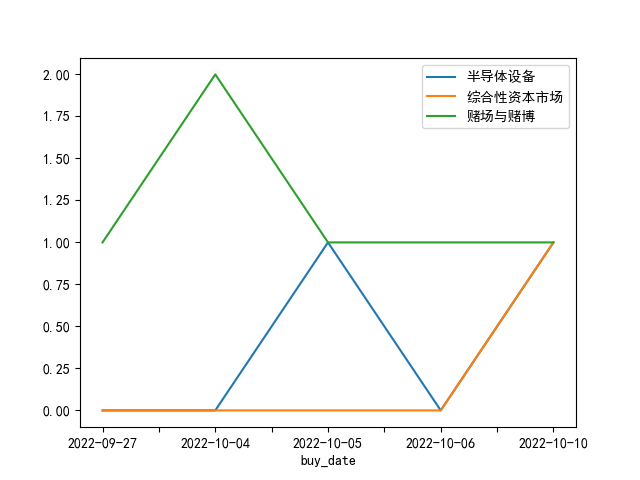

This figure's Python source:
from numpy import size
from pyspark.sql import SparkSession
import pandas as pd
import matplotlib.pyplot as plt
from matplotlib.pylab import mpl
import matplotlib.font_manager as fm
from utility.MyEmail import MyEmail

mpl.rcParams["font.sans-serif"] = ["SimHei"]  # 用来正常显示中文标签

# Create SparkSession
spark = SparkSession.builder.master("local[1]").appName("SparkTest").getOrCreate()
df = spark.read.csv("./usstockinfo/position_20221010.csv", header=True)
df.createOrReplaceTempView("temp")
sqlDF = spark.sql(
    "select buy_date, industry, count(*) as cnt from temp group by buy_date, industry"
)
sqlDF.createOrReplaceTempView("temp_latest")
sqlDF1 = spark.sql(
    "select * from temp_latest where buy_date = (select max(buy_date) from temp_latest) order by cnt desc limit 3"
)
sqlDF1.createOrReplaceTempView("temp_lastday")
sqlDF2 = spark.sql(
    "select a.industry, coalesce(b.cnt, 0, b.cnt) as cnt, b.buy_date from temp_lastday a left outer join temp_latest b on a.industry = b.industry order by b.buy_date\
                "
)
df1 = sqlDF2.toPandas().set_index("buy_date")

sqlDF3 = spark.sql("select distinct industry from temp_lastday")
df2 = sqlDF3.toPandas()
col1 = df2._get_value(0, "industry")
col2 = df2._get_value(1, "industry")
col3 = df2._get_value(2, "industry")
df2 = df1.groupby("industry").get_group(col1)
df3 = df1.groupby("industry").get_group(col2)
df4 = df1.groupby("industry").get_group(col3)
df5 = pd.DataFrame({col1: df2["cnt"], col2: df3["cnt"], col3: df4["cnt"]}).fillna(0)
# print(df5)
df5.plot.line()
plt.savefig("./pyspark_test.png")
subject = "this is a test"
html = ""
image_path = "./pyspark_test.png"
